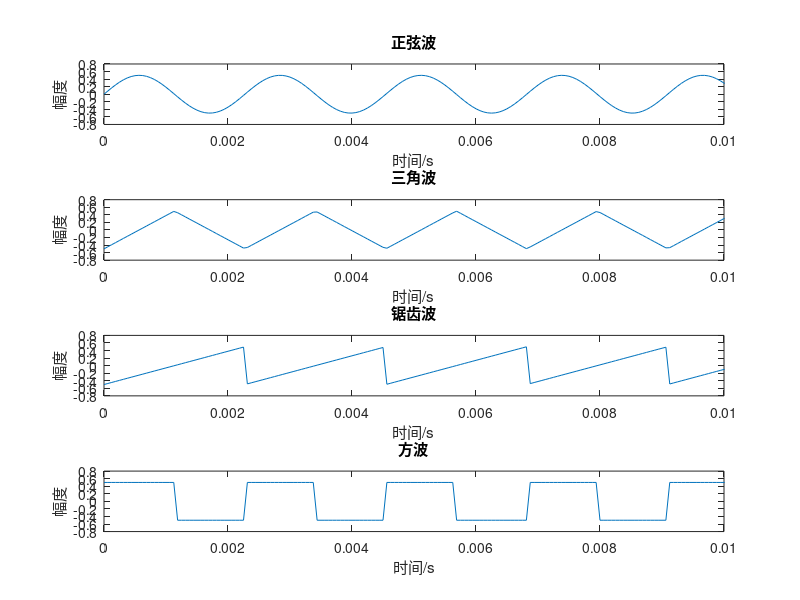
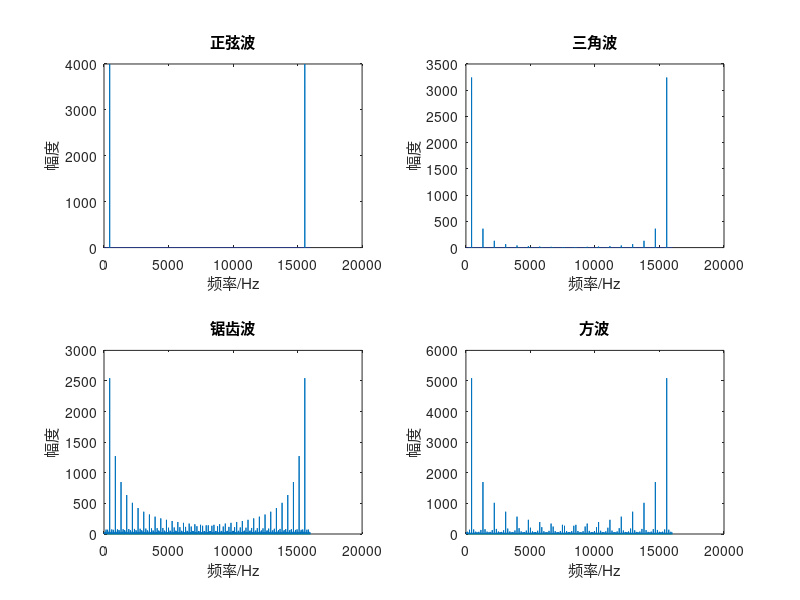

Write the MATLAB code that produced these figures, in order.
% 三要素
A=0.5;              %幅度
f=440;              %频率
w=2*pi*f;           %角频率
T=1;                %观测时间
fs=16000;           %采样频率
d=1/fs;             %采样间隔 
t=0:d:T;            %离散时间t

s1=A*sin(w*t);              %正弦波
s2=A*sawtooth(w*t,0.5);     %三角波
s3=A*sawtooth(w*t,1);       %锯齿波
s4=A*square(w*t,50);        %方波
figure(1);
subplot(4,1,1);
plot(t,s1);
xlim([0 0.01]),title('正弦波'),xlabel('时间/s'),ylabel('幅度');
subplot(4,1,2);
plot(t,s2);
xlim([0 0.01]),title('三角波'),xlabel('时间/s'),ylabel('幅度');
subplot(4,1,3);
plot(t,s3);
xlim([0 0.01]),title('锯齿波'),xlabel('时间/s'),ylabel('幅度');
subplot(4,1,4);
plot(t,s4);
xlim([0 0.01]),title('方波'),xlabel('时间/s'),ylabel('幅度');



N=16000;        %采样点
n=0:N-1;
F=n*fs/N;

ff1=fft(s1,N);m1=abs(ff1);
ff2=fft(s2,N);m2=abs(ff2);
ff3=fft(s3,N);m3=abs(ff3);
ff4=fft(s4,N);m4=abs(ff4);

figure(2)
subplot(2,2,1);plot(F,m1);
title('正弦波'),xlabel('频率/Hz'),ylabel('幅度');
subplot(2,2,2);plot(F,m2);
title('三角波'),xlabel('频率/Hz'),ylabel('幅度');
subplot(2,2,3);plot(F,m3);
title('锯齿波'),xlabel('频率/Hz'),ylabel('幅度');
subplot(2,2,4);plot(F,m4);
title('方波'),xlabel('频率/Hz'),ylabel('幅度');